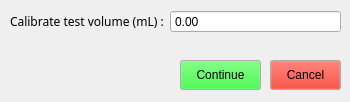
<?xml version="1.0" encoding="UTF-8"?>
<ui version="4.0">
 <class>calibrationForm</class>
 <widget class="QDialog" name="calibrationForm">
  <property name="windowModality">
   <enum>Qt::NonModal</enum>
  </property>
  <property name="geometry">
   <rect>
    <x>0</x>
    <y>0</y>
    <width>350</width>
    <height>102</height>
   </rect>
  </property>
  <property name="sizePolicy">
   <sizepolicy hsizetype="Fixed" vsizetype="Fixed">
    <horstretch>0</horstretch>
    <verstretch>0</verstretch>
   </sizepolicy>
  </property>
  <property name="minimumSize">
   <size>
    <width>350</width>
    <height>0</height>
   </size>
  </property>
  <property name="maximumSize">
   <size>
    <width>350</width>
    <height>217</height>
   </size>
  </property>
  <property name="windowTitle">
   <string>Calibration - Test Value</string>
  </property>
  <property name="modal">
   <bool>true</bool>
  </property>
  <widget class="QPushButton" name="saveForm">
   <property name="geometry">
    <rect>
     <x>180</x>
     <y>60</y>
     <width>81</width>
     <height>30</height>
    </rect>
   </property>
   <property name="palette">
    <palette>
     <active>
      <colorrole role="Button">
       <brush brushstyle="SolidPattern">
        <color alpha="255">
         <red>27</red>
         <green>237</green>
         <blue>34</blue>
        </color>
       </brush>
      </colorrole>
     </active>
     <inactive>
      <colorrole role="Button">
       <brush brushstyle="SolidPattern">
        <color alpha="255">
         <red>27</red>
         <green>237</green>
         <blue>34</blue>
        </color>
       </brush>
      </colorrole>
     </inactive>
     <disabled>
      <colorrole role="Button">
       <brush brushstyle="SolidPattern">
        <color alpha="255">
         <red>27</red>
         <green>237</green>
         <blue>34</blue>
        </color>
       </brush>
      </colorrole>
     </disabled>
    </palette>
   </property>
   <property name="autoFillBackground">
    <bool>false</bool>
   </property>
   <property name="text">
    <string>Continue</string>
   </property>
   <property name="autoDefault">
    <bool>false</bool>
   </property>
  </widget>
  <widget class="QPushButton" name="cancel">
   <property name="geometry">
    <rect>
     <x>270</x>
     <y>60</y>
     <width>71</width>
     <height>30</height>
    </rect>
   </property>
   <property name="palette">
    <palette>
     <active>
      <colorrole role="Button">
       <brush brushstyle="SolidPattern">
        <color alpha="255">
         <red>237</red>
         <green>17</green>
         <blue>1</blue>
        </color>
       </brush>
      </colorrole>
     </active>
     <inactive>
      <colorrole role="Button">
       <brush brushstyle="SolidPattern">
        <color alpha="255">
         <red>237</red>
         <green>17</green>
         <blue>1</blue>
        </color>
       </brush>
      </colorrole>
     </inactive>
     <disabled>
      <colorrole role="Button">
       <brush brushstyle="SolidPattern">
        <color alpha="255">
         <red>237</red>
         <green>17</green>
         <blue>1</blue>
        </color>
       </brush>
      </colorrole>
     </disabled>
    </palette>
   </property>
   <property name="text">
    <string>Cancel</string>
   </property>
   <property name="autoDefault">
    <bool>false</bool>
   </property>
  </widget>
  <widget class="QWidget" name="formLayoutWidget">
   <property name="geometry">
    <rect>
     <x>10</x>
     <y>10</y>
     <width>331</width>
     <height>41</height>
    </rect>
   </property>
   <layout class="QFormLayout" name="formLayout">
    <property name="fieldGrowthPolicy">
     <enum>QFormLayout::AllNonFixedFieldsGrow</enum>
    </property>
    <property name="verticalSpacing">
     <number>1</number>
    </property>
    <item row="0" column="0">
     <widget class="QLabel" name="label">
      <property name="sizePolicy">
       <sizepolicy hsizetype="Expanding" vsizetype="Preferred">
        <horstretch>0</horstretch>
        <verstretch>0</verstretch>
       </sizepolicy>
      </property>
      <property name="font">
       <font>
        <family>PibotoLt</family>
       </font>
      </property>
      <property name="text">
       <string>Calibrate test volume (mL) :</string>
      </property>
     </widget>
    </item>
    <item row="0" column="1">
     <widget class="QDoubleSpinBox" name="testVolume">
      <property name="buttonSymbols">
       <enum>QAbstractSpinBox::NoButtons</enum>
      </property>
      <property name="correctionMode">
       <enum>QAbstractSpinBox::CorrectToNearestValue</enum>
      </property>
      <property name="minimum">
       <double>0.000000000000000</double>
      </property>
      <property name="maximum">
       <double>105.000000000000000</double>
      </property>
      <property name="value">
       <double>0.000000000000000</double>
      </property>
     </widget>
    </item>
   </layout>
  </widget>
 </widget>
 <resources/>
 <connections/>
</ui>
